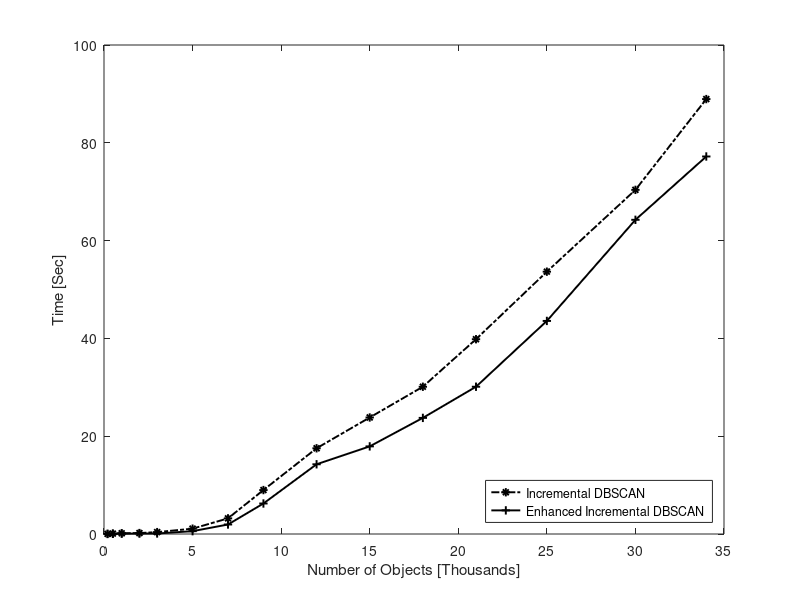

MATLAB code for this plot:

number_of_objects =   [0.200, 0.500, 1.000, 2.000, 3.000, 5.000, 7.000, 9.000, 12.000, 15.000, 18.000, 21.000, 25.000, 30.000, 34.000];

classic_time = [0.024, 0.083, 0.148, 0.194, 0.386, 1.089, 3.198, 8.986, 17.529, 23.826, 30.114, 39.833, 53.646, 70.375, 88.942];

enhanced_time = [0.014, 0.033, 0.071, 0.094, 0.104, 0.579, 1.943, 6.238, 14.257, 17.918, 23.745, 30.117, 43.574, 64.251, 77.202];

plot(number_of_objects, classic_time,'-.*k','LineWidth',1.4);
hold on
plot(number_of_objects, enhanced_time,'-+k','LineWidth',1.4);

leg = legend('Incremental DBSCAN','Enhanced Incremental DBSCAN');
set(leg,'Location','SouthEast');
hold off

xlabel('Number of Objects [Thousands]');
ylabel('Time [Sec]');
